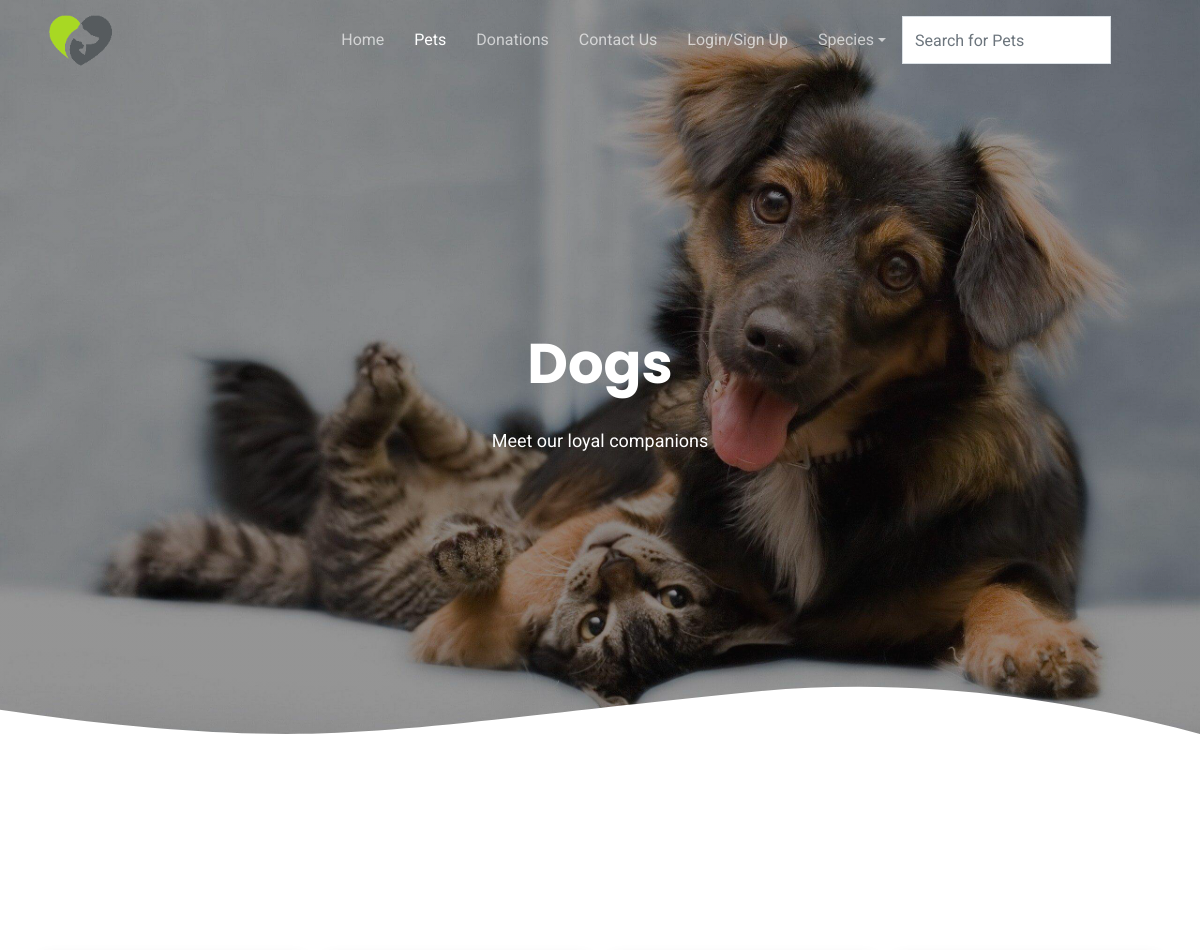
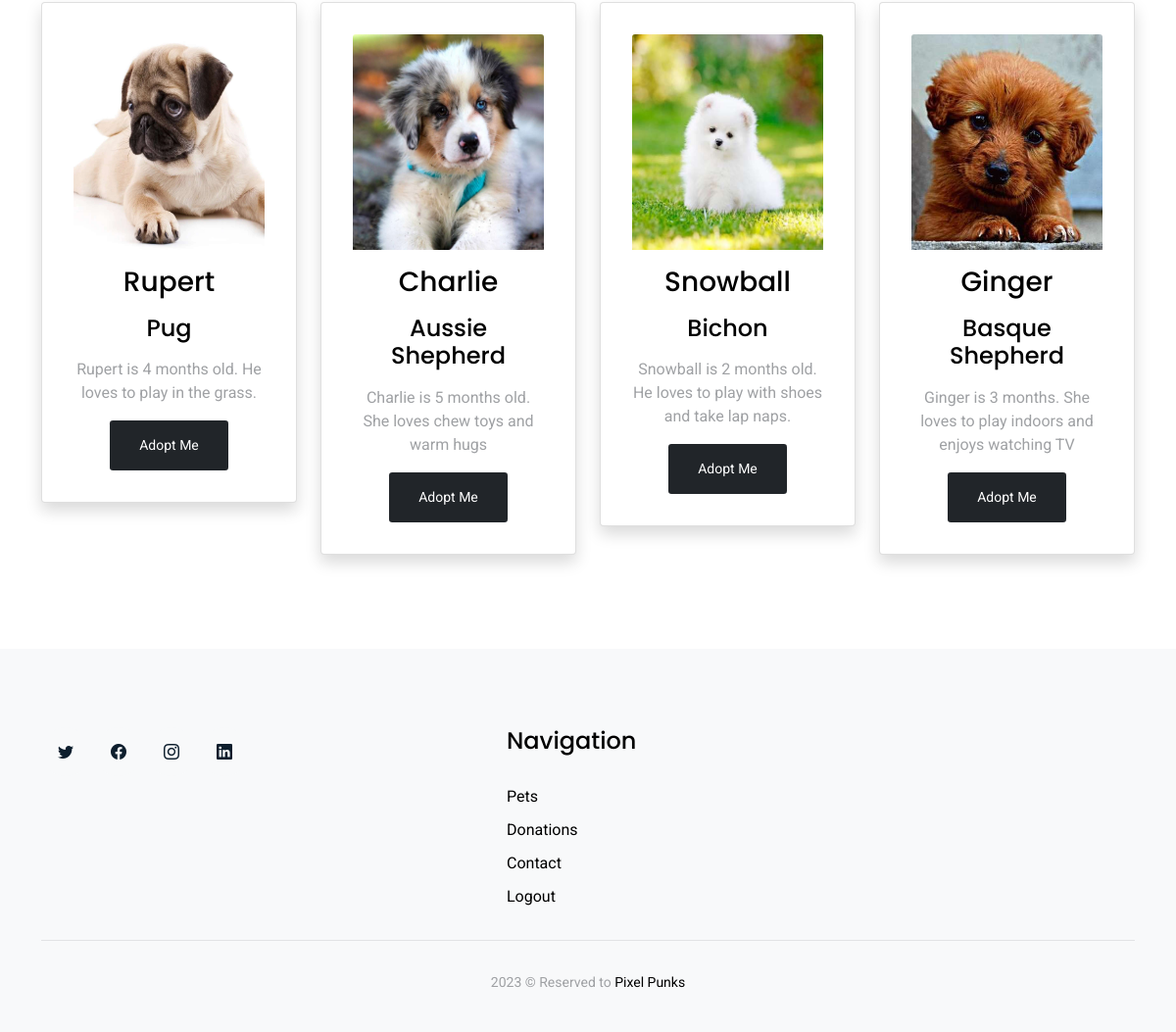
Screenshot of /dogs.php with the database file from the repository (2 pictures, top to bottom).
### tables this page shows
CREATE TABLE `pets` (
  `id` int(11) NOT NULL,
  `image` varchar(250) NOT NULL,
  `petname` varchar(100) NOT NULL,
  `breed` varchar(100) NOT NULL,
  `description` varchar(300) NOT NULL,
  `spec_id` int(11) DEFAULT NULL
);

### dogs.php (the view, shortened to what this page needs)
<!DOCTYPE html>
<html lang="en">
<head>
    <link href="assets/vendor/aos/aos.css" rel="stylesheet">
    <link href="assets/vendor/bootstrap/css/bootstrap.min.css" rel="stylesheet">
    <link href="assets/vendor/bootstrap-icons/bootstrap-icons.css" rel="stylesheet">
    <link href="assets/vendor/boxicons/css/boxicons.min.css" rel="stylesheet">
    <link href="assets/vendor/swiper/swiper-bundle.min.css" rel="stylesheet">
    <link href="assets/css/style.css" rel="stylesheet">
</head>
<body>
    <header id="header" class="fixed-top d-flex align-items-center">
        <div class="container d-flex justify-content-between align-items-center">
            <div class="logo">
                <h1><a href="index.html"><img src="assets/img/logo.png"></a></h1>
            </div>
            <nav id="navbar" class="navbar">
                <ul>
                    <li><a href="index.php">Home</a></li>
                    <li><a class="active " href="pets.php">Pets</a></li>
                    <li><a href="donations.php">Donations</a></li>
                    <li><a href="contact.php">Contact Us</a></li>
                    <?php
        if (isset($_SESSION['logged_in']) && $_SESSION['logged_in'] === true) {
            echo '<li><a href="logout.php">Log Out</a></li>';
        } else {
            echo '<li><a href="login.php">Login/Sign Up</a></li>';
        }
        ?>
                    <li class="dropdown">
                        <a href="#" class="dropdown-toggle" data-toggle="dropdown"> Species <span class="caret"></span></a>
                    </li>
                    <li class="input-group formoutline mx-3" style="width: 30vh;">
                        <form method="POST" action="search.php">
                            <div class="input-group">
                                <input type="text" class="form-control" id="navbar-search-input" name="keyword" placeholder="Search for Pets" required>
                            </div>
                        </form>
                    </li>
                </ul>
            </nav>
        </div>
    </header>
    <section class="hero-section" id="hero" style="max-height: 400px;">
        <div class="wave">
        </div>
        <div class="container">
            <div class="row align-items-center">
                <div class="col-12 hero-text-image">
                    <div class="row">
                        <div class="col-lg-12 text-center mb-5">
                            <h1 data-aos="fade-right">Dogs</h1>
                            <p class="mb-5" data-aos="fade-right" data-aos-delay="100">Meet our loyal companions</p>
                        </div>
                    </div>
                </div>
            </div>
        </div>
    </section>
    <div class="container py-5">
        <div class="row mt-4">
            <?php
            $select = "SELECT * FROM pets where spec_id = 1 ";
            $con = mysqli_connect("localhost", "root", "", "pets_db");
            $result = $con->query($select);
            while ($row = $result->fetch_assoc()) : ?>
                <div class="col-md-3" id="myUl">
                    <div class="card shadow p-3 mb-5 bg-white">
                        <div class="card-body">
                            <img src="pets_img/<?php echo $row['image'] ?>" alt="" class="card-img-top mb-3" style="height: 220px;">
                            <h3 class="card-title text-center mb-3"><?php echo $row['petname'] ?></h3>
                            <h4 class="card-title text-center mb-3"><?php echo $row['breed'] ?></h4>
                            <p class="card-text text-center">
                                <?php echo $row['description'] ?>
                            </p>
                            <div class="text-center">
                                <a href="aforms.php" class="btn btn-dark btn-sm"> Adopt Me</a>
                            </div>
                        </div>
                    </div>
                </div>
            <?php endwhile; ?>
        </div>
    </div>
    <footer class="footer bg-light" role="contentinfo">
        <div class="container">
            <div class="row">
                <div class="col-md-4 mb-4 mb-md-0">
                    <p class="social">
                        <a href="#"><span class="bi bi-twitter"></span></a>
                        <a href="#"><span class="bi bi-facebook"></span></a>
                        <a href="#"><span class="bi bi-instagram"></span></a>
                        <a href="#"><span class="bi bi-linkedin"></span></a>
                    </p>
                </div>
                <div class="col-md-7 ms-auto">
                    <div class="row site-section pt-0">
                        <div class="col-md-4 mb-4 mb-md-0">
                            <h3>Navigation</h3>
                            <ul class="list-unstyled">
                                <li><a href="pets.php">Pets</a></li>
                                <li><a href="donations.php">Donations</a></li>
                                <li><a href="contact.php">Contact</a></li>
                                <li><a href="logout.php">Logout</a></li>
                            </ul>
                        </div>
                    </div>
                </div>
            </div>
            <hr class="dotted">
            <div class="row justify-content-center text-center   pt-3">
                <div class="col-md-7">
                    <p class="copyright"> 2023 &copy; Reserved to <a href="#">Pixel Punks</a>
                </div>
            </div>
    </footer>
</body>
</html>

### assets/css/style.css (style rules this page uses)
html { overflow-x: hidden; }
body { font-family: "Roboto", sans-serif; color: #9fa1a4; line-height: 1.5; }
a { color: #777; text-decoration: none; transition: 0.3s all ease; }
h1, h2, h3, h4, h5, h6, .font-heading { font-family: "Poppins", sans-serif; color: #000; }
.container { z-index: 2; position: relative; }
section { overflow: hidden; }
.btn { border: none; padding: 15px 30px !important; }
.form-control { height: 48px; border-radius: 0; border: 1px solid #dae0e5; }
#header { height: 80px; transition: all 0.5s; z-index: 997; transition: all 0.5s; }
#header .logo h1 { font-size: 28px; margin: 0; padding: 4px, 0; line-height: 1; font-weight: 500; }
#header .logo h1 a, #header .logo h1 a:hover { color: #fff; text-decoration: none; }
#header .logo img { padding: 0; margin: 0; max-height: 61px; }
.navbar { padding: 0; }
.navbar ul { margin: 0; padding: 0; display: flex; list-style: none; align-items: center; }
.navbar li { position: relative; }
.navbar a, .navbar a:focus { display: flex; align-items: center; justify-content: space-between; padding: 10px 0 10px 30px; font-size: 16px; font-weight: 400; color: rgba(255, 255, 255, 0.65); white-space: nowrap; transition: 0.3s; }
.navbar a:hover, .navbar .active, .navbar .active:focus, .navbar li:hover > a { color: #fff; }
.hero-section { background: linear-gradient(to right, rgba(8, 8, 8, 0.432) 0%, rgba(8, 8, 8, 0.432) 100%), url(../img/bg-5.jpg); position: relative; background-size: contain; background-repeat: no-repeat; }
.hero-section .wave { width: 100%; overflow: hidden; position: absolute; z-index: 1; bottom: -150px; }
.hero-section .wave svg { width: 100%; }
.hero-section, .hero-section > .container > .row { height: 100vh; min-height: 880px; }
.hero-section h1 { font-size: 3.5rem; color: #fff; font-weight: 700; margin-bottom: 30px; }
.hero-section p { font-size: 18px; color: #fff; }
.footer { padding: 5rem 0 2.5rem 0; }
.footer h3 { font-size: 1.5rem; margin-bottom: 30px; }
.footer ul li { margin-bottom: 10px; }
.footer a { color: #000; }
.footer .copyright { margin-bottom: 0px; }
.footer .copyright, .footer .credits { font-size: 14px; }
.social a { display: inline-block; width: 50px; height: 50px; border-radius: 50%; background: #f8f9fa; position: relative; text-align: center; transition: 0.3s background ease; color: #0d1e2d; line-height: 0; }
.social a span { display: inline-block; left: 50%; position: absolute; top: 50%; transform: translate(-50%, -50%); }

### rows the page displays
pets: image (picture), petname "Rupert", breed "Pug", description "Rupert is 4 months old. He loves to play in the grass."
pets: image (picture), petname "Charlie", breed "Aussie Shepherd", description "Charlie is 5 months old. She loves chew toys and warm hugs"
pets: image (picture), petname "Snowball", breed "Bichon", description "Snowball is 2 months old. He loves to play with shoes and take lap naps."
pets: image (picture), petname "Ginger", breed "Basque Shepherd", description "Ginger is 3 months. She loves to play indoors and enjoys watching TV"
